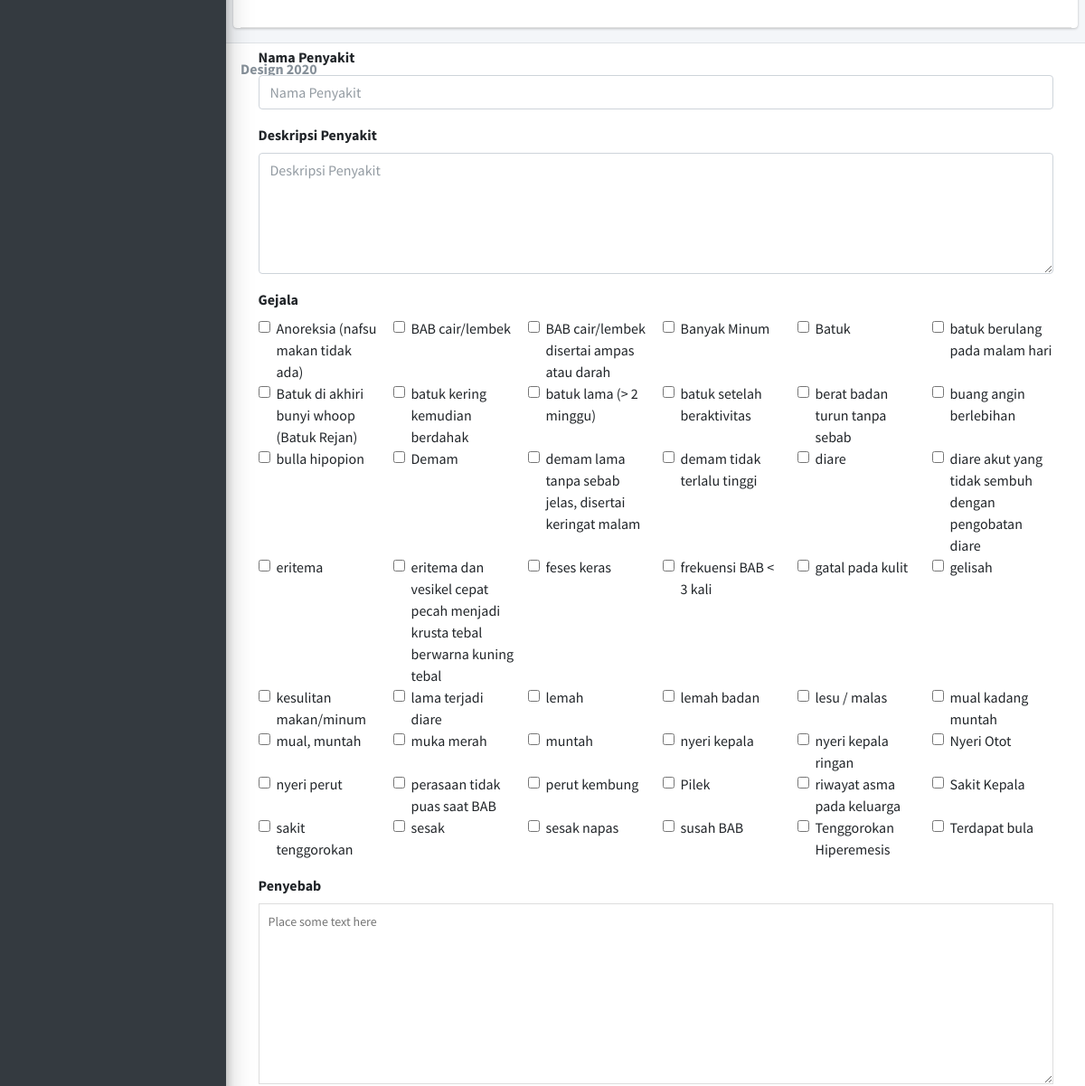
Page /pages/add_disease.php (signed in, middle part) on the earlier database version.
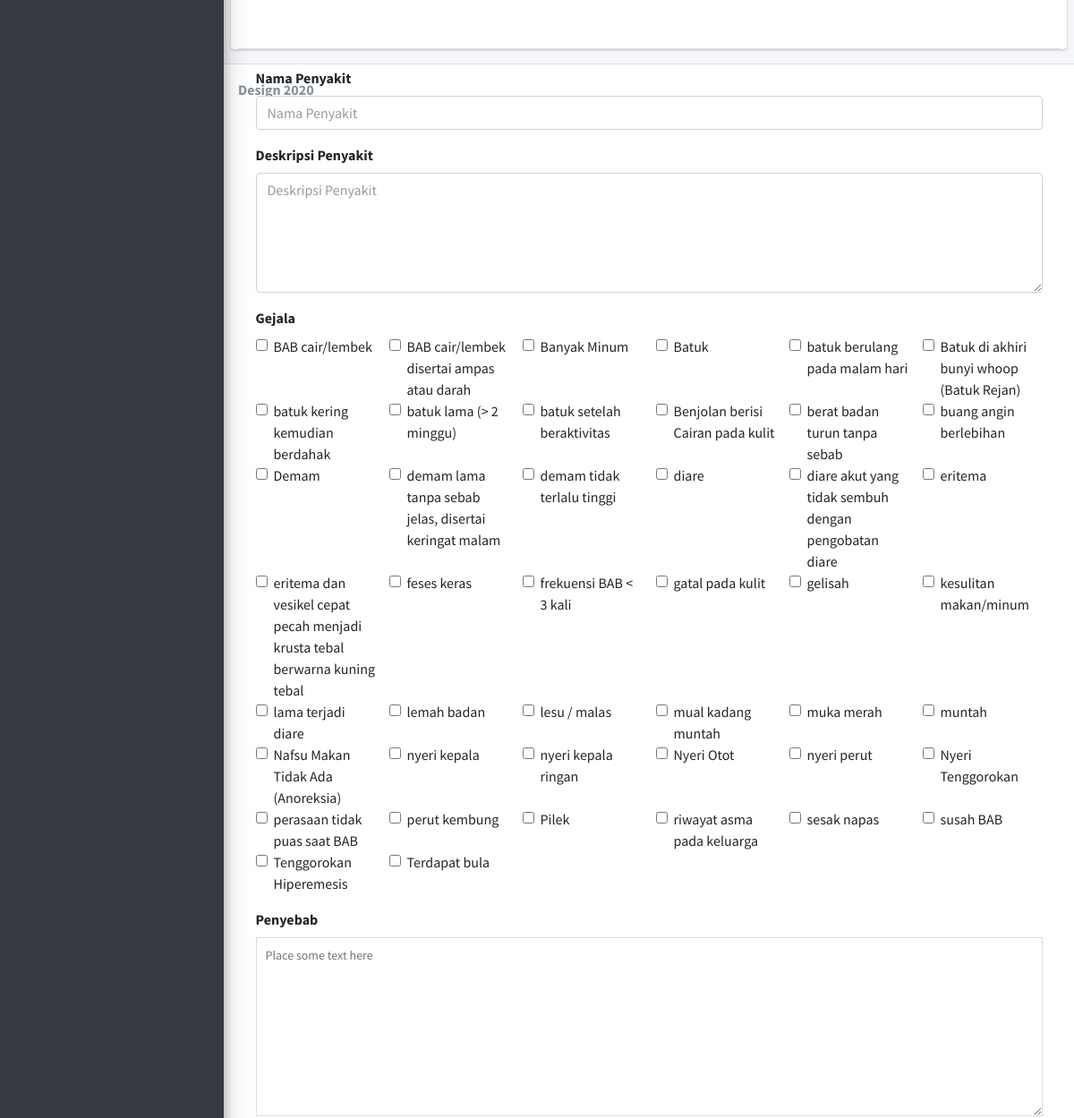
Same page on the later database version.
### tables this page shows
CREATE TABLE `gejala` (
  `id` int(10) NOT NULL,
  `nama` varchar(255) NOT NULL
);

### pages/add_disease.php (the view, shortened to what this page needs)
<?php
  include '../connect.php';
  $query = "SELECT * FROM `gejala` ORDER BY `nama` ASC;";
  $sql = mysqli_query($mysqli, $query);
?>
<!DOCTYPE html>
<html>
  <head>
    <link rel="stylesheet" href="../plugins/fontawesome-free/css/all.min.css">
    <link rel="stylesheet" href="https://code.ionicframework.com/ionicons/2.0.1/css/ionicons.min.css">
    <link rel="stylesheet" href="../plugins/tempusdominus-bootstrap-4/css/tempusdominus-bootstrap-4.min.css">
    <link rel="stylesheet" href="../plugins/icheck-bootstrap/icheck-bootstrap.min.css">
    <link rel="stylesheet" href="../plugins/jqvmap/jqvmap.min.css">
    <link rel="stylesheet" href="../dist/css/adminlte.min.css">
    <link rel="stylesheet" href="../plugins/overlayScrollbars/css/OverlayScrollbars.min.css">
    <link rel="stylesheet" href="../plugins/daterangepicker/daterangepicker.css">
    <link rel="stylesheet" href="../plugins/summernote/summernote-bs4.css">
  </head>
  <body class="hold-transition sidebar-mini layout-fixed">
    <div class="wrapper">
      <aside class="main-sidebar sidebar-dark-primary elevation-4">
      </aside>
      <div class="content-wrapper">
        <section class="content">
          <div class="container-fluid">
            <div class="row">
              <div class="card col-12">
                <div class="card-header col-12">
                </div>
                <div class="card-body">
                  <form action="../functions/add_diseases.php" method="post">
                    <div class="form-group">
                      <label for="">Nama Penyakit</label>
                      <input type="text" class="form-control" placeholder="Nama Penyakit" id="nama" name="nama">
                    </div>
                    <div class="form-group">
                      <label for="">Deskripsi Penyakit</label>
                      <textarea name="penjelasan" id="penjelasan" rows="5" class="form-control" placeholder="Deskripsi Penyakit"></textarea>
                    </div>
                    <div class="form-group">
                      <label for="">Gejala</label>
                      <div class="row">
                        <?php
                          while($datas = mysqli_fetch_assoc($sql)){
                        ?>
                        <div class="col-2">
                          <div class="form-check">
                            <input class="form-check-input" type="checkbox" name="gejala[]" id="<?php echo $datas['id']; ?>" value="<?php echo $datas['id']; ?>">
                            <label class="form-check-label" for="<?php echo $datas['id']; ?>"><?php echo $datas['nama']; ?></label>
                          </div>
                        </div>
                        <?php } ?>
                      </div>
                    </div>
                    <div class="form-group">
                      <label for="">Penyebab</label>
                      <textarea class="textarea" placeholder="Place some text here" name="penyebab" id="penyebab"
                            style="width: 100%; height: 200px; font-size: 14px; line-height: 18px; border: 1px solid #dddddd; padding: 10px;"></textarea>
                    </div>
                  </form>
                </div>
              </div>
            </div>
          </div>
        </section>
      </div>
      <footer class="main-footer">
        <strong>Design 2020</strong>
      </footer>
    </div>
  </body>
</html>

Differences in the rows shown:
removed gejala: nama "lemah"
removed gejala: nama "mual, muntah"
removed gejala: nama "Sakit Kepala"
removed gejala: nama "sesak"
changed gejala: nama "bulla hipopion" → "Benjolan berisi Cairan pada kulit"; moves up the list
changed gejala: nama "Anoreksia (nafsu makan tidak ada)" → "Nafsu Makan Tidak Ada (Anoreksia)"; moves down the list
changed gejala: nama "sakit tenggorokan" → "Nyeri Tenggorokan"; moves up the list
